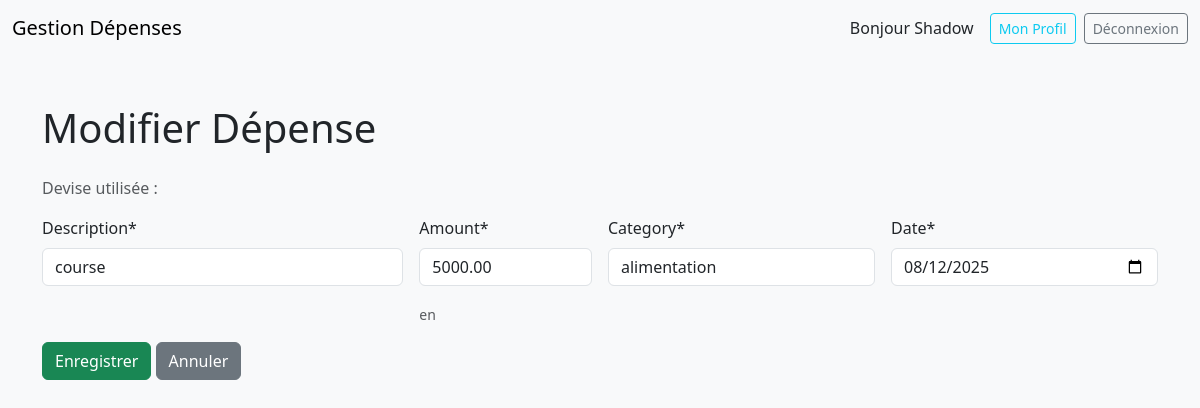
Page /edit/2/ (signed in) on the committed database.
### expenses/models.py (models this page shows, shortened)
class Expense(models.Model):
    user = models.ForeignKey(User, on_delete=models.CASCADE)  # 🔥 Ajouté pour lier la dépense à l'utilisateur
    description = models.CharField(max_length=200)
    amount = models.DecimalField(max_digits=8, decimal_places=2)
    category = models.CharField(max_length=50)  # ✨ Saisie libre ici
    date = models.DateField()

### expenses/views.py (the view)
# urls.py: path('edit/<int:pk>/', views.edit_expense, name='edit'),
@login_required
def edit_expense(request, pk):
    expense = get_object_or_404(Expense, pk=pk, user=request.user)
    if request.method == 'POST':
        form = ExpenseForm(request.POST, instance=expense)
        if form.is_valid():
            form.save()
            return redirect('expenses:index')
    else:
        form = ExpenseForm(instance=expense)
    context = {
        'form': form,
        'expense': expense,
        'filter_month': request.GET.get('month', '')
    }
    return render(request, 'expenses/edit.html', context)

### expenses/forms.py (shortened to what this page needs)
class ExpenseForm(forms.ModelForm):
    class Meta:
        model = Expense
        fields = ['description', 'amount', 'category', 'date']
        widgets = {
            'date': forms.DateInput(attrs={'type': 'date'}),
            'amount': forms.NumberInput(attrs={'min': '0', 'step': '0.01'}),
        }

### expenses/templates/expenses/edit.html (shortened to what this page needs)
{% extends 'expenses/base.html' %}
{% load crispy_forms_tags %}
{% block content %}
<h1 class="mb-4">Modifier Dépense</h1>
<p class="text-muted mb-3">Devise utilisée : <strong>{{ request.user.profile.currency }}</strong></p>
<form method="post" action="{% url 'expenses:edit' expense.pk %}" class="row g-3 mb-4">
  <div class="col-md-4">{{ form.description|as_crispy_field }}</div>
  <div class="col-md-2">
    {{ form.amount|as_crispy_field }}
    <small class="form-text text-muted">en {{ request.user.profile.currency }}</small>
  </div>
  <div class="col-md-3">{{ form.category|as_crispy_field }}</div>
  <div class="col-md-3">{{ form.date|as_crispy_field }}</div>
  <div class="col-12">
    <button type="submit" class="btn btn-success">Enregistrer</button>
    <a href="{% url 'expenses:index' %}" class="btn btn-secondary">Annuler</a>
  </div>
</form>
{% endblock %}

### expenses/templates/expenses/base.html (shortened to what this page needs)
<!DOCTYPE html>
<html lang="fr">
<head>
  <link
    href="https://cdn.jsdelivr.net/npm/bootstrap@5.3.0/dist/css/bootstrap.min.css"
    rel="stylesheet"
  >
</head>
<body class="bg-light">
  <nav class="navbar navbar-expand-lg navbar-light bg-light mb-4">
    <div class="container-fluid">
      <a class="navbar-brand" href="{% url 'expenses:index' %}">
        Gestion Dépenses
      </a>
      <div class="d-flex align-items-center">
        {% if user.is_authenticated %}
          <span class="me-3">Bonjour {{ user.username }}</span>
          <a
            href="{% url 'expenses:profile' %}"
            class="btn btn-outline-info btn-sm me-2"
          >
            Mon Profil
          </a>
          <form method="post"
                action="{% url 'logout' %}"
                style="display:inline">
            <button type="submit"
                    class="btn btn-outline-secondary btn-sm">
              Déconnexion
            </button>
          </form>
        {% endif %}
      </div>
    </div>
  </nav>
  <div class="container py-4">
    {% block content %}{% endblock %}
  </div>
</body>
</html>

### rows in the picture
Expense: description "course", amount "5000.00", category "alimentation", date "08/12/2025"

### other values in the picture
{{ user.username }} "Shadow"
